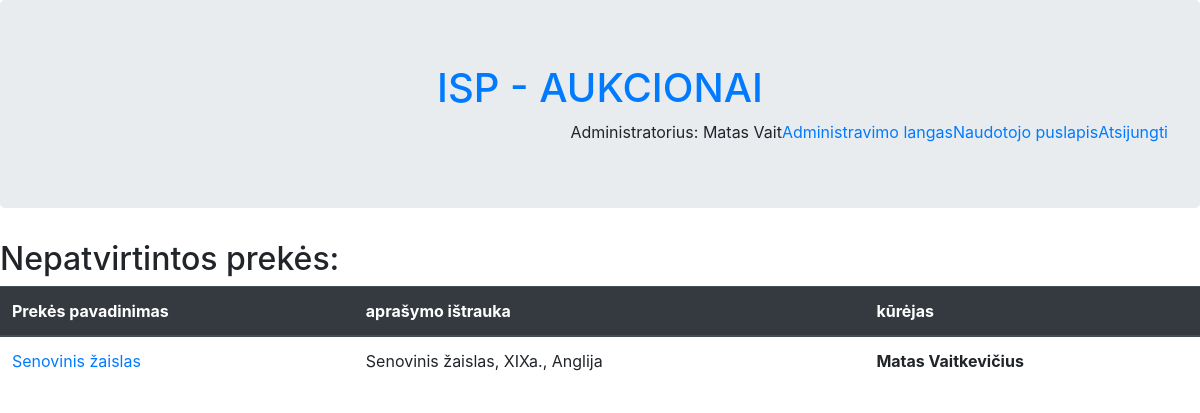
The page /nepatvirtintos.php (signed in) on the database as committed earlier.
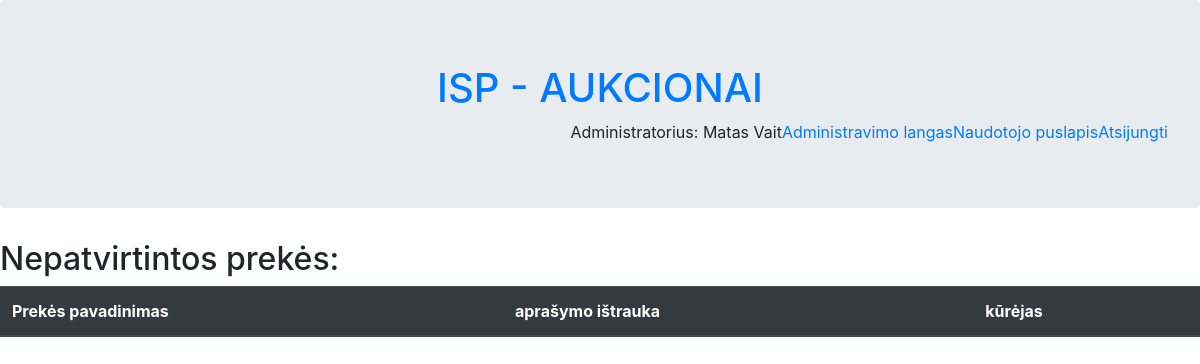
The same page on the database as committed later.
### tables this page shows
CREATE TABLE `aukcionas` (
  `pradzia` datetime NOT NULL,
  `pabaiga` datetime NOT NULL,
  `min` float DEFAULT NULL,
  `max` float DEFAULT NULL,
  `galutine_kaina` float DEFAULT NULL,
  `statusas` int(11) NOT NULL,
  `id_Aukcionas` int(11) NOT NULL,
  `fk_Administratoriusid_Administratorius` int(11) DEFAULT NULL,
  `fk_Vartotojasid_Vartotojas` int(11) DEFAULT NULL,
  `fk_Prekeid_Preke` int(11) NOT NULL
);

CREATE TABLE `preke` (
  `aprasymas` varchar(255) NOT NULL,
  `data` datetime NOT NULL DEFAULT current_timestamp(),
  `pavadinimas` varchar(64) NOT NULL,
  `kategorija` int(11) NOT NULL,
  `id_Preke` int(11) NOT NULL,
  `fk_Vartotojasid_Vartotojas` int(11) NOT NULL
);

CREATE TABLE `vartotojas` (
  `vardas` varchar(32) NOT NULL,
  `pavarde` varchar(32) NOT NULL,
  `email` varchar(64) NOT NULL,
  `telefono_nr` varchar(20) DEFAULT NULL,
  `slaptazodis` varchar(32) NOT NULL,
  `likutis` decimal(10,2) NOT NULL,
  `blokuotas` tinyint(1) NOT NULL,
  `lytis` int(11) DEFAULT NULL,
  `id_Vartotojas` int(11) NOT NULL,
  `fk_Administratorius` int(11) DEFAULT NULL
);

### nepatvirtintos.php (the view, shortened to what this page needs)
<!DOCTYPE html>
<html>
    <head>
        <link rel="stylesheet" href="https://cdn.jsdelivr.net/npm/bootstrap@4.6.1/dist/css/bootstrap.min.css">
      </head>
    <body>
    <?php include("header.php");?>
        <h2>Nepatvirtintos prekės:</h2>
        <table class="table">
            <thead class="thead-dark">
                <tr>
                    <th>Prekės pavadinimas</th>
                    <th>aprašymo ištrauka</th>
                    <th>kūrėjas</th>
                </tr>
            </thead>
            <tbody>
                <?php
                $query = "SELECT * FROM aukcionas
                          INNER JOIN preke ON preke.id_Preke=aukcionas.fk_Prekeid_Preke
                          INNER JOIN vartotojas ON preke.fk_Vartotojasid_Vartotojas=vartotojas.id_Vartotojas
                          WHERE statusas=3";
                $result = mysqli_query($db, $query);
                foreach ($result as $row){
                    echo "<tr>";
                    echo "<td><a href='Prekes_langas.php?id=".$row['id_Preke']."'>".$row['pavadinimas']."</a></td>";
                    echo "<td>". $row['aprasymas'] ."</td>";
                    echo "<th>" . $row['vardas'] . " " . $row['pavarde'] . "</th>";
                    echo "</tr>";
                }
                ?>
            </tbody>
        </table>
    </body>
</html>

Rows that differ between the two databases and show on the page:
no longer on this page (row edited): aukcionas: fk_Prekeid_Preke.pavadinimas "Senovinis žaislas", fk_Prekeid_Preke.aprasymas "Senovinis žaislas, XIXa., Anglija", vartotojas.vardas "Matas", vartotojas.pavarde "Vaitkevičius"
